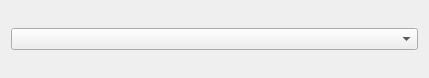
<?xml version="1.0" encoding="UTF-8"?>
<ui version="4.0">
 <class>form</class>
 <widget class="QWidget" name="form">
  <property name="geometry">
   <rect>
    <x>0</x>
    <y>0</y>
    <width>429</width>
    <height>78</height>
   </rect>
  </property>
  <property name="windowTitle">
   <string/>
  </property>
  <layout class="QGridLayout" name="gridLayout">
   <item row="0" column="0">
    <widget class="QComboBox" name="propositionCombo"/>
   </item>
  </layout>
 </widget>
 <resources/>
 <connections/>
</ui>
